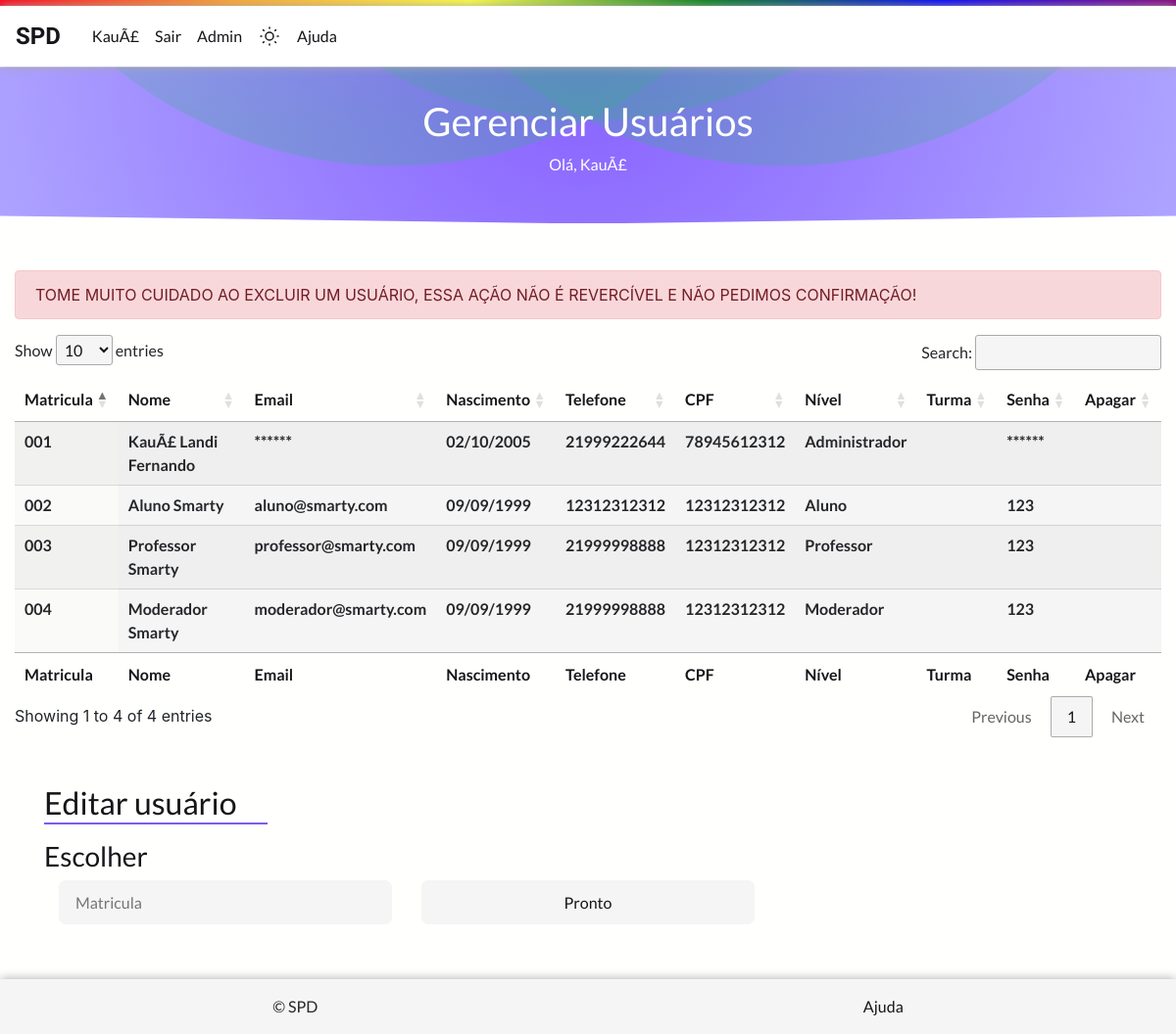
Screenshot of /usuarios (signed in) with the database file from the repository.
### tables this page shows
CREATE TABLE `infors` (
  `id` int(11) NOT NULL AUTO_INCREMENT,
  `name` varchar(200) NOT NULL,
  `abbr` varchar(10) NOT NULL,
  `divisao` enum('M','B','T','S') NOT NULL,
  `diretor` varchar(50) NOT NULL,
  `email` varchar(50) NOT NULL,
  `telefone` char(11) NOT NULL,
  `whatsapp` char(11) NOT NULL,
  `facebook` varchar(60) NOT NULL,
  `grupoprofs` varchar(50) DEFAULT NULL,
  `maps` varchar(500) NOT NULL,
  PRIMARY KEY (`id`)
);

CREATE TABLE `users` (
  `matricula` varchar(50) NOT NULL,
  `email` varchar(50) NOT NULL,
  `senha` varchar(64) NOT NULL,
  `nome` varchar(100) NOT NULL,
  `nascimento` date NOT NULL,
  `telefone` varchar(11) NOT NULL,
  `CPF` varchar(11) NOT NULL,
  `nivel` enum('1','2','3','4') NOT NULL,
  PRIMARY KEY (`matricula`),
  UNIQUE KEY `email_UNIQUE` (`email`)
);

### pages/page-config.php (called while the page is built, shortened)
<?php
    function olaname() {
        if ($_SESSION['logado']) {
            return $_SESSION['pnome'];
        } else {
            return "visitante";
        }
    }
?>

### usuarios.php (the view, shortened to what this page needs)
<header id="header">
    <div class="container">
        <h1>Gerenciar Usuários</h1>
        <p>Olá, <?= olaname() ?></p>
    </div>
</header>
<main id="usuarios-php">
    <section id="users-list">
        <div class="container table">
            <?php
            if ($_SESSION['matricula'] === '001') {
                echo '<div class="alert alert-danger" role="alert">TOME MUITO CUIDADO AO EXCLUIR UM USUÁRIO, ESSA AÇÃO NÃO É REVERCÍVEL E NÃO PEDIMOS CONFIRMAÇÃO!</div>';
            }
            ?>
            <table id="list-user-table" class="display" style="width:100%">
                <thead>
                    <tr>
                        <th>Matricula</th>
                        <th>Nome</th>
                        <th>Email</th>
                        <th>Nascimento</th>
                        <th>Telefone</th>
                        <th>CPF</th>
                        <th>Nível</th>
                        <th>Turma</th>
                        <?php
                        if ($_SESSION['nivel'] > '3') {
                            echo '<th>Senha</th>';
                        }
                        if ($_SESSION['matricula'] === '001') {
                            echo '<th>Apagar</th>';
                        }
                        ?>
                    </tr>
                </thead>
                <tbody>
                    <?php
                    $sql = "select * from users;";
                    $result = mysqli_query($conexao, $sql);
                    while ($users = mysqli_fetch_array($result)) {
                        $matricula = $users['matricula'];
                        $email = $users['email'];
                        $senha = $users['senha'];
                        $nome = $users['nome'];
                        $nascimento = $users['nascimento'];
                        $nascimento = new DateTime($nascimento);
                        $telefone = $users['telefone'];
                        $cpf = $users['CPF'];
                        $nivel = $users['nivel'];
                        $turma = $users['turma'];
                        switch ($nivel) {
                            case '1':
                                $nivel = 'Aluno';
                                break;
                            case '2':
                                $nivel = 'Professor';
                                break;
                            case '3':
                                $nivel = 'Moderador';
                                break;
                            case '4':
                                $nivel = 'Administrador';
                                break;
                        }
                        echo "<tr>";
                        echo '<th>' . $matricula . '</th>';
                        echo '<th>' . $nome . '</th>';
                        if ($matricula === '001') {
                            echo '<th>******</th>';
                        } else {
                            echo '<th>' . $email . '</th>';
                        }
                        echo '<th>' . $nascimento->format('d/m/Y') . '</th>';
                        echo '<th>' . $telefone . '</th>';
                        echo '<th>' . $cpf . '</th>';
                        echo '<th>' . $nivel . '</th>';
                        echo '<th>' . $turma . '</th>';
                        if ($_SESSION['nivel'] > '3') {
                            if ($matricula === '001') {
                                echo '<th>******</th>';
                            } else {
                                echo '<th>' . $senha . '</th>';
                            }
                        }
                        if ($_SESSION['matricula'] === '001') {
                            if ($matricula !== '001') {
                                echo '<td><form action="./pages/user.drop.php" method="POST"><input style="display:none;" value="' . $matricula . '" type="number" name="matricula"><button type="submit" class="alt-table"><i class="fas fa-trash scale-plus"></i></button></form></td>';
                            } else {
                                echo '<td></td>';
                            }
                        }
                        echo "</tr>";
                    }
                    ?>
                </tbody>
                <tfoot>
                    <tr>
                        <th>Matricula</th>
                        <th>Nome</th>
                        <th>Email</th>
                        <th>Nascimento</th>
                        <th>Telefone</th>
                        <th>CPF</th>
                        <th>Nível</th>
                        <th>Turma</th>
                        <?php
                        if ($_SESSION['nivel'] > '3') {
                            echo '<th>Senha</th>';
                        }
                        if ($_SESSION['matricula'] === '001') {
                            echo '<th>Apagar</th>';
                        }
                        ?>
                    </tr>
                </tfoot>
            </table>
        </div>
    </section>
    <?php
    if ($_SESSION['nivel'] == '4') {
    ?>
        <section id="alter-user">
            <div class="container">
                <div class="header-section">
                    <h2>Editar usuário</h2>
                </div>
                <div class="">
                    <h3>Escolher</h3>
                    <form action="/usuarios#alter-user" method="post">
                        <div class="row">
                            <div class="col-md-4 col-sm-6 col-12">
                                <label><input placeholder="Matricula" required type="text" maxlength="50" name="matricula"></label>
                            </div>
                            <div class="col-md-4 col-sm-6 col-12">
                                <label><button type="submit">Pronto</button></label>
                            </div>
                        </div>
                    </form>
                </div>
            </div>
        </section>
    <?php
    }
    ?>
</main>

### index.php (shortened to what this page needs)
<?php
    include './pages/page-config.php'
?>
<!DOCTYPE html>
<html lang="pt-br">
<head>
    <link rel="stylesheet" href="https://maxcdn.bootstrapcdn.com/bootstrap/4.0.0/css/bootstrap.min.css">
    <link rel="stylesheet" href="https://cdn.datatables.net/1.10.25/css/jquery.dataTables.min.css">
    <link rel="stylesheet" href="/assets/css/style.css">
</head>
<body>
<div class="pride"></div>
    <?php
        include './pages/bits/header.php';
        include (!empty($url) && file_exists($url . '.php') && is_file($url . '.php')) ? $url . '.php' : './home.php';
        include './pages/bits/footer.php';
    ?>
</body>
</html>

### pages/bits/header.php (shortened to what this page needs)
<?php
    $sql = 'select * from infors where id=1';$result = mysqli_query($conexao, $sql);$dadosescola = mysqli_fetch_array($result);
?>
<nav class="navbar sticky-top navbar-expand-sm">
    <a class="navbar-brand" href="/" id="navbar-logo"><?=$dadosescola['abbr']?></a>
    <div class="collapse navbar-collapse" id="navbarNav">
        <ul class="navbar-nav">
            <?php
                if ($_SESSION['logado']) {
                    echo '<li class="nav-item active"><a class="nav-link" href="/perfil">'. $_SESSION['pnome'].'</a></li>';
                    echo '<li class="nav-item active"><a class="nav-link" href="/pages/logout.php">Sair</a></li>';
                } else {
                    echo '<li class="nav-item active"><a class="nav-link" href="/login">Entrar</a></li>';
                }
                if ($_SESSION['nivel'] >= 3) {
                    echo '<li class="nav-item active"><a class="nav-link" href="/admin">Admin</a></li>';
                }
            ?>
            <li class="nav-item active">
                <a class="nav-link">
                    <div class="containe">
                        <div class="sun sun-logo on">
                        </div>
                    </div>
                </a>
            </li>
            <li class="nav-item active">
                <a class="nav-link" href="/ajuda">Ajuda</a>
            </li>
        </ul>
    </div>
</nav>

### pages/bits/footer.php
<?php
    $sql = 'select * from infors where id=1';$result = mysqli_query($conexao, $sql);$dadosescola = mysqli_fetch_array($result);
?><footer id="footer">
    <div class="fluid-container">
        <div class="row justify-content-around">
            <div><p>&copy; <?=$dadosescola['abbr']?></p></div>
            <div><a href="/ajuda">Ajuda</a></div>
        </div>
    </div>
</footer>

### assets/css/style.css (style rules this page uses)
:root { --background: #fffffe; --background-two: #f5f5f5; --title: #16161a; --paragraph: #242629; --button-text: #16161a; --primary: #7f5af0; --secundary: #2cb67d; --br: 7px; --cursive: 'Architects Daughter', cursive; --sans-serif: 'Lato', sans-serif; --bs: rgb(168, 168, 168) 0px 0px 10px; --transition: all .3s; --border-color: #EDDACE; --background-transparent: #ffffff5e; --background-transparent-one: #f5f5f5bf; --bg-login: url('/assets/img/wallpaper_light.png') top no-repeat; }
html, body { scroll-behavior: smooth; }
button, a { cursor: pointer; }
html, body, footer { background: var(--background); transition: var(--transition); }
h1, h2, h3, h4, h5, h6, p, a, label, th, summary, li, ul { font-family: var(--sans-serif); }
h4, h5, h6, p, label, tbody th, tbody td, li { color: var(--paragraph); }
table th+th { padding-left: .5em; }
table { width: 100%; min-width: 450px; margin-bottom: 1em; }
table tbody tr:nth-child(odd), table tbody td:nth-child(odd) { border-top: var(--background-two) 1px solid; }
.container.table { overflow: auto; }
.table td, .table th, .table thead th { border: 0; padding: 0; }
tr+tr { border-top: var(--background-two) solid 1px; }
h1, h2, h3, thead th, summary, tfoot th, ul { color: var(--title); }
a { color: var(--button-text); transition: var(--transition); }
.pride { width: 100%; height: .4em; background: linear-gradient(to right,#FF0018,#FFA52C,#FFFF41,#008018,#0000F9,#86007D); }
.row { margin-right: 0; margin-left: 0; }
table.dataTable tbody tr, table.dataTable.stripe tbody tr.odd, table.dataTable.display tbody tr.odd { background: var(--background-two); transition: var(--transition); }
table.dataTable.hover tbody tr:hover, table.dataTable.display tbody tr:hover, table.dataTable.display tbody tr.odd>.sorting_1, table.dataTable.order-column.stripe tbody tr.odd>.sorting_1, table.dataTable.display tbody tr.even>.sorting_1, table.dataTable.order-column.stripe tbody tr.even>.sorting_1 { background: var(--background); }
nav.navbar { background-color: var(--background-transparent); box-shadow: var(--bs); }
nav.navbar #navbar-logo { font-family: var(--cursive); font-size: 1.5em; font-weight: bold; color: var(--title); margin-right: 1em; }
nav.navbar button.navbar-toggler, nav.navbar #navbar-logo { border-top: 0 !important; }
nav.navbar ul.navbar-nav a.nav-link { transition: var(--transition); color: var(--title); }
.containe { cursor: pointer; }
.sun, .moon { font-size: 1rem; width: 24px; height: 24px; }
.sun-logo { opacity: 0; display: none; transition: all 1s ease-out; }
.sun-logo.on, .moon-logo.on { opacity: 1; display: inherit; animation: rotate 1s ease-out; transition: var(--transition); }
footer { margin-top: 3em; background-color: var(--background-two); box-shadow: var(--bs); padding: 1em 0; }
footer p { margin: 0; }
section { margin-top: 3em; }
section .header-section { padding-right: 2em; border-bottom: var(--primary) 2px solid; margin-bottom: 1em; display: inline-block; }
section .header-section h2, section .header-section p { margin: 0; }
#header { background-color: var(--background); background: var(--bg-inicio); background-size: cover !important; background-repeat: no-repeat; height: 10em; background-position: bottom center; clip-path: polygon(100% 0, 100% 95%, 50% 100%, 0 95%, 0 0); text-align: center; padding-top: 2em; }
#header h1, #header p { color: #fffffe; }
form input, form select, form button, form textarea { display: block; width: 100%; height: 2.8em; padding: .3em 1em; box-sizing: border-box; border-radius: var(--br); border: 0; border-bottom: 0; transition: var(--transition); background: var(--background-two); color: var(--button-text); border: var(--background-two) 1px solid; }
form button, form button { padding: .5em 3em; }
form label { width: 100%; }
main#usuarios-php { min-height: 50vh; }

### rows the page displays
infors: abbr "SPD"
users: matricula "001", nome "KauÃ£ Landi Fernando", nascimento "02/10/2005", telefone "21999222644", CPF "78945612312", nivel "Administrador"
users: matricula "002", nome "Aluno Smarty", email "aluno@smarty.com", nascimento "09/09/1999", telefone "12312312312", CPF "12312312312", nivel "Aluno", senha "123"
users: matricula "003", nome "Professor Smarty", email "professor@smarty.com", nascimento "09/09/1999", telefone "21999998888", CPF "12312312312", nivel "Professor", senha "123"
users: matricula "004", nome "Moderador Smarty", email "moderador@smarty.com", nascimento "09/09/1999", telefone "21999998888", CPF "12312312312", nivel "Moderador", senha "123"

### other values shown
$_SESSION['pnome'] "KauÃ£"
olaname() "KauÃ£"
